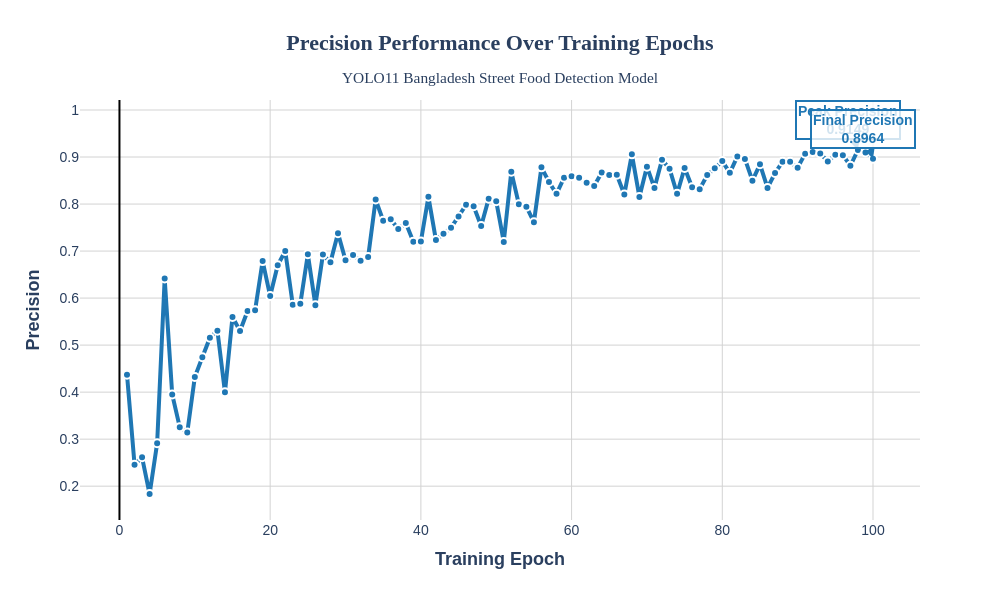

The code cell stored with this chart in its notebook:
### Code cell
# Individual Precision Plot for Research Paper
fig_precision = go.Figure()

fig_precision.add_trace(
    go.Scatter(
        x=df['epoch'],
        y=df['metrics/precision(B)'],
        mode='lines+markers',
        name='Precision',
        line=dict(color='#1f77b4', width=4),
        marker=dict(size=8, symbol='circle', line=dict(width=2, color='white')),
        hovertemplate='<b>Epoch:</b> %{x}<br><b>Precision:</b> %{y:.4f}<extra></extra>'
    )
)

# Add annotations for key points
max_precision_idx = df['metrics/precision(B)'].idxmax()
final_precision = df['metrics/precision(B)'].iloc[-1]

fig_precision.add_annotation(
    x=df['epoch'].iloc[max_precision_idx],
    y=df['metrics/precision(B)'].iloc[max_precision_idx],
    text=f"<b>Peak Precision<br>{df['metrics/precision(B)'].iloc[max_precision_idx]:.4f}</b>",
    showarrow=True,
    arrowhead=2,
    arrowsize=1,
    arrowwidth=2,
    arrowcolor='#1f77b4',
    bgcolor='rgba(255,255,255,0.8)',
    bordercolor='#1f77b4',
    borderwidth=2,
    font=dict(size=14, color='#1f77b4')
)

fig_precision.add_annotation(
    x=df['epoch'].iloc[-1],
    y=final_precision,
    text=f"<b>Final Precision<br>{final_precision:.4f}</b>",
    showarrow=True,
    arrowhead=2,
    arrowsize=1,
    arrowwidth=2,
    arrowcolor='#1f77b4',
    bgcolor='rgba(255,255,255,0.8)',
    bordercolor='#1f77b4',
    borderwidth=2,
    font=dict(size=14, color='#1f77b4')
)

fig_precision.update_layout(
    title={
        'text': '<b>Precision Performance Over Training Epochs</b><br><sub>YOLO11 Bangladesh Street Food Detection Model</sub>',
        'x': 0.5,
        'xanchor': 'center',
        'font': {'size': 22, 'family': 'Arial Black'}
    },
    xaxis_title="<b>Training Epoch</b>",
    yaxis_title="<b>Precision</b>",
    font=dict(family="Arial", size=16),
    plot_bgcolor='white',
    paper_bgcolor='white',
    width=1000,
    height=600,
    showlegend=False,
    xaxis=dict(
        showgrid=True,
        gridwidth=1,
        gridcolor='lightgray',
        zeroline=True,
        zerolinewidth=2,
        zerolinecolor='black',
        title_font_size=18,
        tickfont_size=14
    ),
    yaxis=dict(
        showgrid=True,
        gridwidth=1,
        gridcolor='lightgray',
        zeroline=True,
        zerolinewidth=2,
        zerolinecolor='black',
        title_font_size=18,
        tickfont_size=14
    )
)

fig_precision.show()

### Figure 1 — Plotly figure (JSON) as saved in the notebook; plotly's stock layout.template omitted (floating-point values rounded to 4 significant figures)
{"data": [{"hovertemplate": "<b>Epoch:</b> %{x}<br><b>Precision:</b> %{y:.4f}<extra></extra>", "line": {"color": "#1f77b4", "width": 4}, "marker": {"line": {"color": "white", "width": 2}, "size": 8, "symbol": "circle"}, "mode": "lines+markers", "name": "Precision", "type": "scatter", "x": [1, 2, 3, 4, 5, 6, 7, 8, 9, 10, 11, 12, 13, 14, 15, 16, 17, 18, 19, 20, 21, 22, 23, 24, 25, 26, 27, 28, 29, 30, 31, 32, 33, 34, 35, 36, 37, 38, 39, 40, 41, 42, 43, 44, 45, 46, 47, 48, 49, 50, 51, 52, 53, 54, 55, 56, 57, 58, 59, 60, 61, 62, 63, 64, 65, 66, 67, 68, 69, 70, 71, 72, 73, 74, 75, 76, 77, 78, 79, 80, 81, 82, 83, 84, 85, 86, 87, 88, 89, 90, 91, 92, 93, 94, 95, 96, 97, 98, 99, 100], "y": [0.4372, 0.2458, 0.2614, 0.1834, 0.2911, 0.6415, 0.3951, 0.3256, 0.3141, 0.4324, 0.474, 0.5159, 0.5308, 0.3996, 0.5597, 0.5299, 0.5727, 0.5742, 0.6786, 0.6042, 0.6697, 0.7003, 0.5859, 0.5878, 0.6933, 0.585, 0.6925, 0.6761, 0.7378, 0.6803, 0.6916, 0.6795, 0.6873, 0.8095, 0.7646, 0.7675, 0.7471, 0.7596, 0.72, 0.7203, 0.8154, 0.7233, 0.737, 0.7498, 0.7736, 0.7987, 0.7952, 0.7533, 0.8114, 0.8059, 0.7195, 0.8685, 0.7995, 0.7944, 0.7615, 0.878, 0.8469, 0.8218, 0.856, 0.859, 0.8559, 0.8453, 0.8384, 0.8671, 0.8618, 0.8623, 0.8204, 0.9057, 0.8152, 0.8795, 0.8339, 0.8943, 0.875, 0.8217, 0.8768, 0.8358, 0.8315, 0.8616, 0.8759, 0.8914, 0.8664, 0.9011, 0.896, 0.8498, 0.8845, 0.8343, 0.866, 0.8898, 0.8898, 0.8771, 0.9072, 0.9108, 0.9075, 0.8907, 0.905, 0.9039, 0.8815, 0.9149, 0.9096, 0.8964]}], "layout": {"annotations": [{"arrowcolor": "#1f77b4", "arrowhead": 2, "arrowsize": 1, "arrowwidth": 2, "bgcolor": "rgba(255,255,255,0.8)", "bordercolor": "#1f77b4", "borderwidth": 2, "font": {"color": "#1f77b4", "size": 14}, "showarrow": true, "text": "<b>Peak Precision<br>0.9149</b>", "x": 98, "y": 0.9149}, {"arrowcolor": "#1f77b4", "arrowhead": 2, "arrowsize": 1, "arrowwidth": 2, "bgcolor": "rgba(255,255,255,0.8)", "bordercolor": "#1f77b4", "borderwidth": 2, "font": {"color": "#1f77b4", "size": 14}, "showarrow": true, "text": "<b>Final Precision<br>0.8964</b>", "x": 100, "y": 0.8964}], "font": {"family": "Arial", "size": 16}, "height": 600, "paper_bgcolor": "white", "plot_bgcolor": "white", "showlegend": false, "title": {"font": {"family": "Arial Black", "size": 22}, "text": "<b>Precision Performance Over Training Epochs</b><br><sub>YOLO11 Bangladesh Street Food Detection Model</sub>", "x": 0.5, "xanchor": "center"}, "width": 1000, "xaxis": {"gridcolor": "lightgray", "gridwidth": 1, "showgrid": true, "tickfont": {"size": 14}, "title": {"font": {"size": 18}, "text": "<b>Training Epoch</b>"}, "zeroline": true, "zerolinecolor": "black", "zerolinewidth": 2}, "yaxis": {"gridcolor": "lightgray", "gridwidth": 1, "showgrid": true, "tickfont": {"size": 14}, "title": {"font": {"size": 18}, "text": "<b>Precision</b>"}, "zeroline": true, "zerolinecolor": "black", "zerolinewidth": 2}}}
